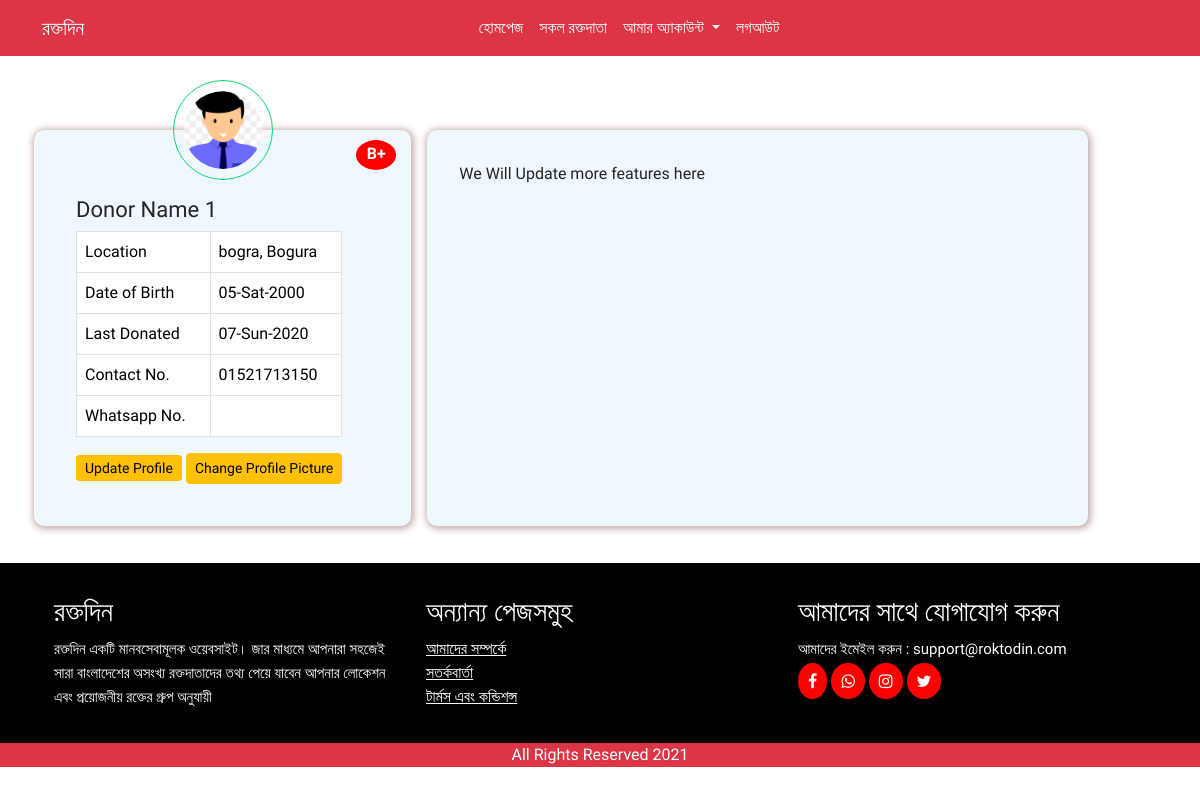
The app's page /profile/ (signed in) with its own data.
### homeapp/models.py (models this page shows, shortened)
class Donor(models.Model):
    GROUPS = (
        ('A+', 'A+'),
        ('A-', 'A-'),
        ('B+', 'B+'),
        ('B-', 'B-'),
        ('O+', 'O+'),
        ('O-', 'O-'),
        ('AB+', 'AB+'),
        ('AB-', 'AB-'),
    )
    STATUS = (
        ('active', 'active'),
        ('deactivate', 'deactivate'),
    )
    DISCTRICTS = (
        ('Comilla','Comilla'),
        ('Feni','Feni'),
        ('Brahmanbaria','Brahmanbaria'),
        ('Rangamati','Rangamati'),
        ('Noakhali','Noakhali'),
        ('Chandpur','Chandpur'),
        ('Lakshmipur','Lakshmipur'),
        ('Chattogram','Chattogram'),
        ('Coxsbazar','Coxsbazar'),
        ('Khagrachhari','Khagrachhari'),
        ('Bandarban','Bandarban'),
        ('Sirajganj','Sirajganj'),
        ('Pabna','Pabna'),
        ('Bogura','Bogura'),
        ('Rajshahi','Rajshahi'),
        ('Natore','Natore'),
        ('Joypurhat','Joypurhat'),
        ('Chapainawabganj','Chapainawabganj'),
        ('Naogaon','Naogaon'),
        ('Jashore','Jashore'),
        ('Satkhira','Satkhira'),
        ('Meherpur','Meherpur'),
        ('Narail','Narail'),
        ('Chuadanga','Chuadanga'),
        ('Kushtia','Kushtia'),
        ('Magura','Magura'),
        ('Khulna','Khulna'),
        ('Bagerhat','Bagerhat'),
        ('Jhenaidah','Jhenaidah'),
        ('Jhalakathi','Jhalakathi'),
        ('Patuakhali','Patuakhali'),
        ('Pirojpur','Pirojpur'),
        ('Barisal','Barisal'),
        ('Bhola','Bhola'),
        ('Barguna','Barguna'),
        ('Sylhet','Sylhet'),
        ('Moulvibazar','Moulvibazar'),
        ('Habiganj','Habiganj'),
        ('Sunamganj','Sunamganj'),
        ('Narsingdi','Narsingdi'),
        ('Gazipur','Gazipur'),
        ('Shariatpur','Shariatpur'),
        ('Narayanganj','Narayanganj'),
        ('Tangail','Tangail'),
        ('Kishoreganj','Kishoreganj'),
        ('Manikganj','Manikganj'),
        ('Dhaka','Dhaka'),
        ('Munshiganj','Munshiganj'),
        ('Rajbari','Rajbari'),
        ('Madaripur','Madaripur'),
        ('Gopalganj','Gopalganj'),
        ('Faridpur','Faridpur'),
        ('Panchagarh','Panchagarh'),
        ('Dinajpur','Dinajpur'),
        ('Lalmonirhat','Lalmonirhat'),
        ('Nilphamari','Nilphamari'),
        ('Thakurgaon','Thakurgaon'),
        ('Rangpur','Rangpur'),
        ('Kurigram','Kurigram'),
        ('Sherpur','Sherpur'),
        ('Mymensingh','Mymensingh'),
        ('Jamalpur','Jamalpur'),
        ('Netrokona','Netrokona'),
    )
    user = models.ForeignKey(User, on_delete=models.CASCADE)
    contact_no = models.CharField(max_length=100)
    blood_group = models.CharField(choices=GROUPS, max_length=10, blank=True)
    dob = models.DateField(blank=True, null=True)
    district = models.CharField(max_length=100,choices=DISCTRICTS, blank=True)
    address = models.CharField(max_length=250, blank=True)
    last_donated = models.DateField(blank=True, null=True)
    fb = models.URLField(blank=True)
    whatsapp = models.CharField(blank=True, max_length=15)
    status = models.CharField(
        max_length=10, choices=STATUS, default='deactivate')

### homeapp/views.py (the view)
# urls.py: path('profile/', views.profile, name='profile'),
@login_required
def profile(request):
    donor = Donor.objects.get(user=request.user)
    if donor:
        context = {
            'donor': donor,
        }
        return render(request, 'profile.html', context)
    else:
        return redirect('donorupdate')

### homeapp/templates/profile.html (shortened to what this page needs)
{% extends "base.html" %}
{% load static %}
{% load crispy_forms_tags %}
{% block body %}
<div class="container container-profile">
    <div class="row">
        <div class="col-md-4 profile">
            <div class="user-avatar"> <img class="profile-pic" src="{% static 'images/userplaceholder.jpg' %}"
                    alt="User"></div>
            <div class="user-profile-details">
                <h4 class="user-title">{{request.user.first_name}}</h4>
                {% if donor.blood_group %}
                <span class="donor-blood-group"> {{donor.blood_group}}</span>
                {%endif%}
                <div class="table-responsive">
                    {% if donor %}
                    <table class="table table-bordered">
                        <tr>
                            <td>Location</td>
                            <td>{{donor.address}}, {{donor.district}}</td>
                        </tr>
                        <tr>
                            <td>Date of Birth</td>
                            <td>{{donor.dob}}</td>
                        </tr>
                        <tr>
                            <td>Last Donated</td>
                            <td>{{donor.last_donated}}</td>
                        </tr>
                        <tr>
                            <td>Contact No.</td>
                            <td>{{donor.contact_no}}</td>
                        </tr>
                        <tr>
                            <td>Whatsapp No.</td>
                            <td>{{donor.whatsapp}}</td>
                        </tr>
                    </table>
                    {% endif %}
                </div>
                <a href="{% url 'donorupdate' %}" class="btn btn-warning d-inline btn-sm">Update Profile</a>
                <a href="#" class="btn btn-warning btn-sm">Change Profile Picture</a>
            </div>
        </div>
        <div class="col-md-7 profile">
            {% if donor.status == 'deactivate' %}
            <p class="text-danger"><strong>** আপনার রক্তের গ্রুপসহ সকল তথ্য আপডেট করুন ** তাছাড়া আপনার প্রোফাইল এক্টিভ
                    হবেনা </strong></p>
            {%else%}
            We Will Update more features here
            {% endif %}
        </div>
    </div>
</div>
{% endblock body %}

### static/css/style.css (style rules this page uses)
* { margin: 0; padding: 0; box-sizing: border-box; }
body { color: #242424; font-family: "Hind Siliguri", "Rubik", sans-serif; font-size: 16px; font-style: normal; font-weight: normal; overflow-x: hidden; }
a { color: #000000; transition: 0.3s ease-in-out; }
h4 { font-size: 22px; }
.donor-blood-group { margin-left: auto; background: red; border-radius: 50%; color: #fff; padding: 2px; display: inline-block; position: absolute; right: 15px; top: 10px; width: 40px; text-align: center; font-weight: bold; font-size: 16px; height: 30px; }
.container-profile { padding: 2rem 1rem; margin-top: 2rem; }
.user-avatar { display: inline; position: absolute; top: -50px; left: 50%; transform: translate(-50px); }
.profile { margin-top: 10px; margin-bottom: 5px; margin-right: 1rem; padding: 2rem; background: aliceblue; box-shadow: 1px 1px 7px 2px #c5adad; border-radius: 10px; display: flex; position: relative; }
.profile-pic { width: 100px; height: 100px; border-radius: 50%; display: inline; padding: 10px; border: 1px solid rgb(10, 216, 113); }
.user-profile-details { display: inline-block; padding: 10px; margin-top: 25px; }

### records on screen
Donor: blood_group "B+", address "bogra", district "Bogura", dob "05-Sat-2000", last_donated "07-Sun-2020", contact_no "01521713150"

### other values on screen
{{ request.user.first_name }} "Donor Name 1"
